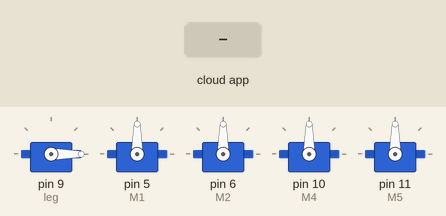
A sketch run on a simulated Arduino Uno, built with avr-gcc and run on an emulated ATmega328P. Shown: 5 × servo. Inputs (shaded band) come from the test bench. The ROS host is connected and sends only what is stated.

Above: at 3.2 s.
3.3 s: the phone or cloud app sets leg_pos to 45
At 4.1 s:
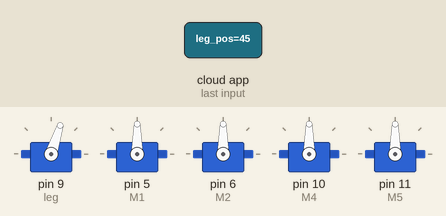
4.8 s: the phone or cloud app sets leg_pos to 90
At 6.0 s:
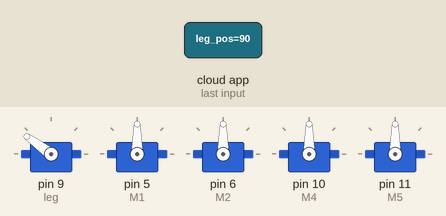
6.3 s: the phone or cloud app sets leg_pos to 180
At 7.2 s:
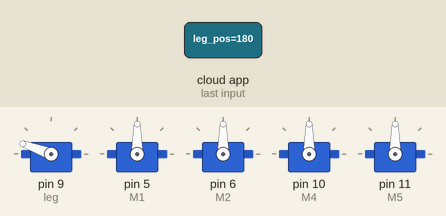
7.8 s: the phone or cloud app sets leg_pos to 0
At 8.6 s:
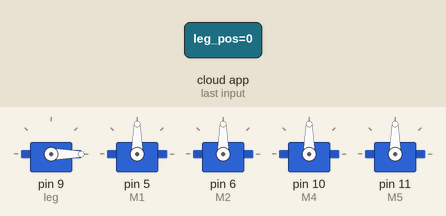
Timing chart, 0 to 10.3 s (numbered marks = the images above; inputs shaded):
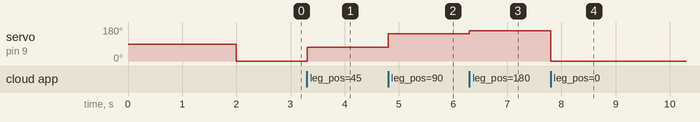

The sketch:

end.ino
```cpp
#include <ros.h>
#include <std_msgs/Int16.h>
//======================================================================
#include <Servo.h>

Servo leg;
Servo M1;
Servo M2;
Servo M4;
Servo M5;

//======================================================================
//================Setup node handler and global vars====================
//======================================================================

// Handles startup and shutdown of ROS
ros::NodeHandle nh;

//======================================================================
//============Setup callback function===================================
//======================================================================

// Take the velocity command as input and calculate the PWM values.
void getlegpos(const std_msgs::Int16& legpos)
{
  int num = legpos.data;
  // Set software limits
  if (num < 0)
  {
    num = 0;
  }else if (num > 100)
  {
    num = 100;
  }
  int angle = map(num,0,100,0,160);
  leg.write(angle);
}

//============Setup Subscriber function=================================

ros::Subscriber<std_msgs::Int16> subLegPos("leg_pos", &getlegpos );

//======================================================================

void setup()
{
//======================================================================
  // ROS Setup
  nh.getHardware()->setBaud(115200);
  nh.initNode();
  nh.subscribe(subLegPos);
//======================================================================
  leg.attach(9,1000,2000);
  // MIN 40 max 140
  M1.attach(5,1000,2000);
  M2.attach(6,1000,2000);
  M4.attach(10,1000,2000);
  M5.attach(11,1000,2000);
  delay(2000);

  leg.write(0);
}

void loop()
{
  nh.spinOnce();
  delay(10);
}
```

Measured:
- after the input at 3.3 s, servo on pin 9 (leg): 0° → 72° at once
- after the input at 4.8 s, servo on pin 9 (leg): 72° → 144° at once
- after the input at 6.3 s, servo on pin 9 (leg): 144° → 160° at once
- after the input at 7.8 s, servo on pin 9 (leg): 160° → 0° at once
